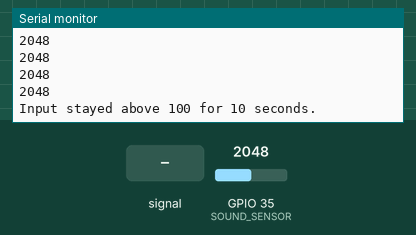
Bench run of a sketch on a simulated ESP32. Shown: the last lines printed to the serial monitor. The inputs (shaded band) are chosen by the test bench; at power-on: GPIO 35 (SOUND_SENSOR) = 2048.

Above: at 5.2 s.
5.3 s: GPIO 35 (SOUND_SENSOR) set to 2866
At 6.6 s:
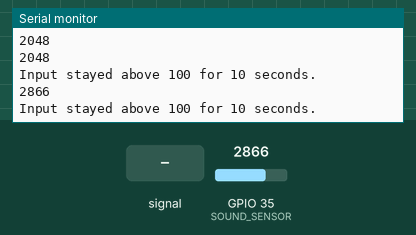
9.3 s: GPIO 35 (SOUND_SENSOR) fed a 1000 Hz sine of ±1023 counts around its level
13.3 s: GPIO 35 (SOUND_SENSOR) set to 3603
At 17.0 s:
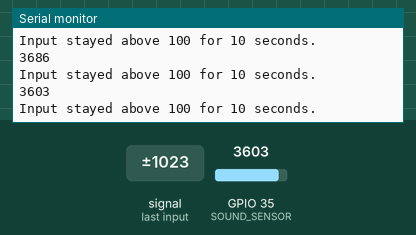
Timing chart, 0 to 18.3 s (numbered marks = the images above; inputs shaded):
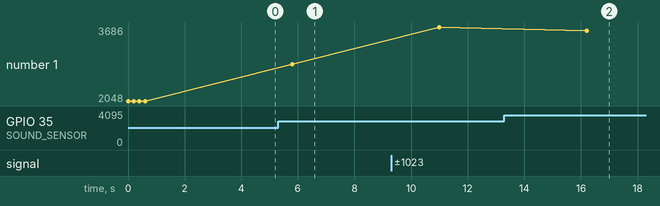

Measured:
- after the input at 5.3 s, the serial monitor: prints a new line after 0.50 s (image 1)
- after the input at 13.3 s, the serial monitor: prints a new line after 2.9 s (image 2)
- plotted number 1: 2048 → 2866 after the input at 5.3 s, 2866 → 3686 after the input at 9.3 s, 3686 → 3603 after the input at 13.3 s

The sketch:

soundsensor_Rev1.2.ino
```cpp
#define SOUND_SENSOR 35
const int sampleWindow = 50;
int soundThreshold = 100; //adjustable
unsigned int sample;

const unsigned long soundTimer = 500;  // 5 seconds in milliseconds

unsigned long startTime = 0;
bool aboveThreshold = false;

void setup() {
  // put your setup code here, to run once:
  pinMode(SOUND_SENSOR, INPUT); // Set the signal pin as input
  Serial.begin(115200);
}

void loop() {
  // SOUNDSENSOR CODE
  unsigned long startMillis = millis();                  // Start of sample window
  float peakToPeak = 0;                                  // peak-to-peak level

  //collect data for 50 mS
  while (millis() - startMillis < sampleWindow) {
    sample = analogRead(SOUND_SENSOR);
    Serial.println(sample);
    if (sample < soundThreshold){
            aboveThreshold = false;  // Reset if the value drops below the threshold
        }
    if (sample > soundThreshold) {
            if (!aboveThreshold) {
                aboveThreshold = true;
                startTime = millis();  // Record the time when the value goes above 100
            }

            if (aboveThreshold && (millis() - startTime >= soundTimer)) {
                // Value has stayed above 100 for the required duration
                Serial.println("Input stayed above 100 for 10 seconds.");
                // Reset the state for future checks
                delay(5000); //initiate breathing sequence
            }
        }

  delay(200);
  }
}
```
